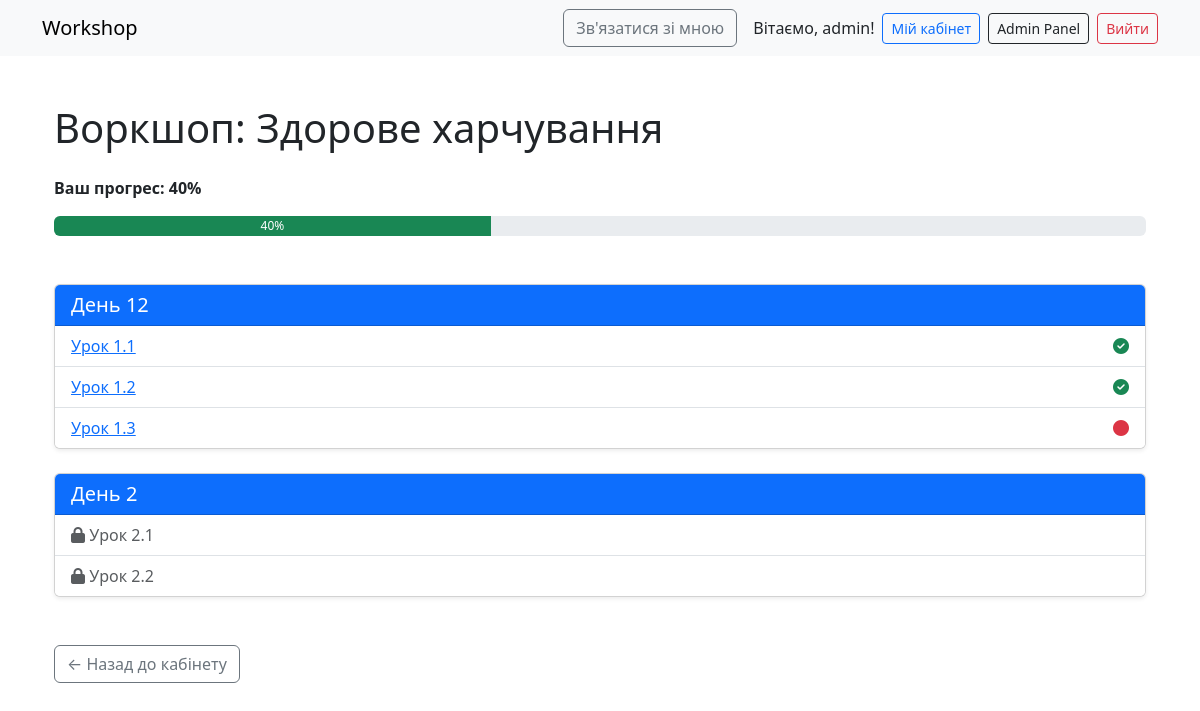
Page /courses/1/ (signed in) on the committed database.
### courses/models.py (models this page shows, shortened)
class Course(models.Model):
    title = models.CharField(max_length=255)
    slug = models.SlugField(unique=True, blank=True)
    description = models.TextField()
    price = models.DecimalField(max_digits=8, decimal_places=2)
    created_at = models.DateTimeField(auto_now_add=True)
    is_published = models.BooleanField(default=False)

class Module(models.Model):
    course = models.ForeignKey(Course, on_delete=models.CASCADE, related_name='modules')
    title = models.CharField(max_length=255)
    order = models.PositiveIntegerField(null=True, blank=True, default=0)

class Lesson(models.Model):
    module = models.ForeignKey(Module, on_delete=models.CASCADE, related_name='lessons')
    title = models.CharField(max_length=255)
    content = RichTextUploadingField()
    youtube_url = models.URLField(blank=True, null=True, help_text="Вставте посилання на відео з YouTube")
    image = models.ImageField(upload_to='lesson_images/', blank=True, null=True)  # додамо можливість вставляти фото
    order = models.PositiveIntegerField()

### courses/views.py (the view)
# urls.py: path('courses/<int:course_id>/', views.course_detail, name='course_detail'),
@login_required
def course_detail(request, course_id):
    course = get_object_or_404(Course, id=course_id)
    modules = course.modules.all().order_by('order').prefetch_related(
        Prefetch('lessons', queryset=Lesson.objects.order_by('order'))
    )
    lessons_progress = LessonProgress.objects.filter(
        user=request.user,
        lesson__module__course=course
    )
    completed_lessons_ids = lessons_progress.filter(is_completed=True).values_list('lesson_id', flat=True)
    all_lessons_count = Lesson.objects.filter(module__course=course).count()
    completed_lessons_count = lessons_progress.filter(is_completed=True).count()
    progress = int((completed_lessons_count / all_lessons_count) * 100) if all_lessons_count else 0
    available_lessons_ids = []
    unlocked = True
    for module in modules:
        for lesson in module.lessons.all():
            if unlocked:
                available_lessons_ids.append(lesson.id)
            if lesson.id not in completed_lessons_ids:
                unlocked = False  # Блокувати всі наступні
    return render(request, 'courses/course_detail.html', {
        'course': course,
        'modules': modules,
        'completed_lessons_ids': completed_lessons_ids,
        'available_lessons_ids': available_lessons_ids,
        'progress': progress,
    })

### courses/templates/courses/course_detail.html (shortened to what this page needs)
{% extends 'courses/base.html' %}
{% block content %}
<div class="container mt-5">
  <h1 class="mb-4">{{ course.title }}</h1>
  <p><strong>Ваш прогрес: {{ progress }}%</strong></p>
  <div class="progress mb-5" style="height: 20px;">
    <div class="progress-bar bg-success" role="progressbar" style="width: {{ progress }}%;" aria-valuenow="{{ progress }}" aria-valuemin="0" aria-valuemax="100">
      {{ progress }}%
    </div>
  </div>
  {% for module in modules %}
    <div class="card mb-4 shadow-sm">
      <div class="card-header bg-primary text-white">
        <h5 class="mb-0">{{ module.title }}</h5>
      </div>
      <ul class="list-group list-group-flush">
        {% for lesson in module.lessons.all %}
          <li class="list-group-item d-flex justify-content-between align-items-center">
            {% if lesson.id in available_lessons_ids %}
              <a href="{% url 'lesson_detail' lesson.id %}">{{ lesson.title }}</a>
              {% if lesson.id in completed_lessons_ids %}
                <span class="text-success"><i class="fa fa-check-circle"></i></span>
              {% else %}
                <span class="text-danger"><i class="fa fa-circle"></i></span>
              {% endif %}
            {% else %}
              <span class="text-muted">
                <i class="fa fa-lock" title="Урок буде доступний після завершення попереднього"></i> {{ lesson.title }}
              </span>
            {% endif %}
          </li>
        {% endfor %}
      </ul>
    </div>
  {% endfor %}
  <a href="{% url 'cabinet' %}" class="btn btn-outline-secondary mt-4">← Назад до кабінету</a>
</div>
{% endblock %}

### courses/templates/courses/base.html (shortened to what this page needs)
<!DOCTYPE html>
<html lang="uk">
<head>
    <link href="https://cdn.jsdelivr.net/npm/bootstrap@5.3.0/dist/css/bootstrap.min.css" rel="stylesheet">
    <link rel="stylesheet" href="https://cdnjs.cloudflare.com/ajax/libs/font-awesome/6.4.0/css/all.min.css">
    <link rel="stylesheet" href="https://cdn.jsdelivr.net/npm/swiper@11/swiper-bundle.min.css" />
</head>
<body>
  <nav class="navbar navbar-expand-lg navbar-light bg-light mb-4">
    <div class="container">
      <a class="navbar-brand" href="/">Workshop</a>
      <div class="d-flex align-items-center ms-auto">
        <a href="{% url 'contact' %}" class="btn btn-outline-secondary me-3">
          Зв'язатися зі мною
        </a>
        {% if user.is_authenticated %}
          <span class="me-2">Вітаємо, {{ user.username }}!</span>
          <a href="{% url 'cabinet' %}" class="btn btn-sm btn-outline-primary me-2">Мій кабінет</a>
          {% if request.user.is_staff %}
            <a href="{% url 'admin_dashboard' %}" class="btn btn-sm btn-outline-dark me-2">Admin Panel</a>
          {% endif %}
          <form method="post" action="{% url 'logout' %}" style="display: inline;">
            <button type="submit" class="btn btn-sm btn-outline-danger">Вийти</button>
          </form>
        {% else %}
          <a href="{% url 'login' %}" class="btn btn-sm btn-outline-success">Увійти</a>
        {% endif %}
      </div>
    </div>
  </nav>
<div class="container">
    {% block content %}
    {% endblock %}
</div>
</body>
</html>

### rows in the picture
Course: title "Воркшоп: Здорове харчування"
Module: title "День 12"
Lesson: title "Урок 1.1"
Lesson: title "Урок 1.2"
Lesson: title "Урок 1.3"
Module: title "День 2"
Lesson: title "Урок 2.1"
Lesson: title "Урок 2.2"

### other values in the picture
{{ user.username }} "admin"
{{ progress }} "40"
